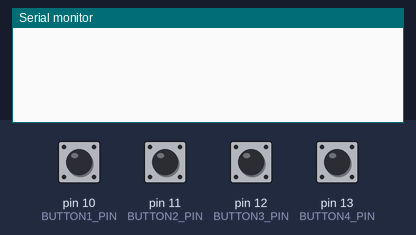
Simulated run of this sketch. Board: Arduino Uno, built with avr-gcc and run on an emulated ATmega328P. On the bench: the last lines printed to the serial monitor. The inputs (shaded band) are chosen by the test bench; at power-on: pin 10 (BUTTON1_PIN), pin 11 (BUTTON2_PIN), pin 12 (BUTTON3_PIN), pin 13 (BUTTON4_PIN) HIGH.

Above: at 1.2 s.
1.3 s: pin 10 (BUTTON1_PIN) pulled LOW for 0.15 s
At 1.7 s:
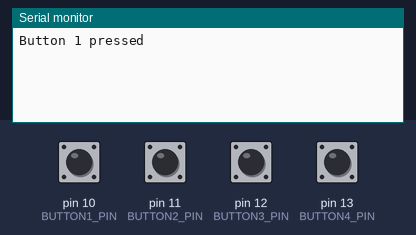
2.9 s: pin 11 (BUTTON2_PIN) pulled LOW for 0.15 s
At 4.1 s:
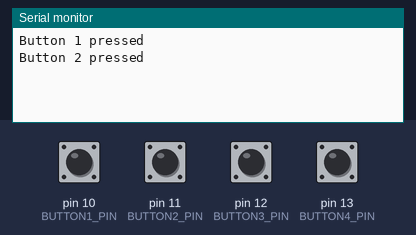
4.5 s: pin 12 (BUTTON3_PIN) pulled LOW for 0.15 s
At 5.4 s:
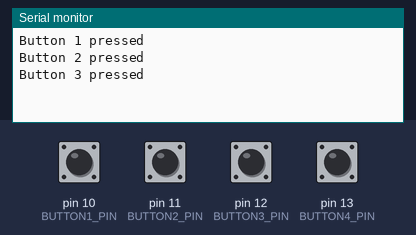
6.1 s: pin 13 (BUTTON4_PIN) pulled LOW for 0.15 s
At 6.8 s:
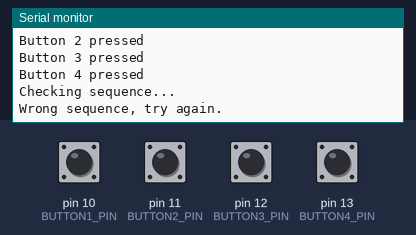
Timing chart, 0 to 8.7 s (numbered marks = the images above; inputs shaded):
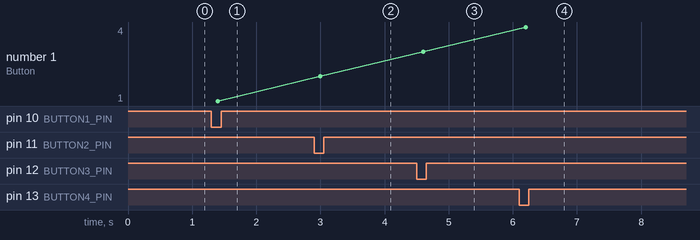

The sketch:

ButtonPuzzle.ino
```cpp
// ------------------------------------------
// PIS Final Arduino Project - Button Puzzle
// ------------------------------------------

// ----- INCLUDES -----
#include <ezButton.h>                       //button library

// ----- DEFINING VARIABLES -----
#define BUTTON_NUM 4                        // the number of buttons

#define BUTTON1_PIN 10                      //pin connected to button 1 (red)
#define BUTTON2_PIN 11                      //pin connected to button 2 (yellow)
#define BUTTON3_PIN 12                      //pin connected to button 3 (green)
#define BUTTON4_PIN 13                      //pin connected to button 4 (blue)
#define BUTTONLED_RED_PIN 2                 //pin connected to button side rgb (red)
#define BUTTONLED_GREEN_PIN 3               //pin connected to button side rgb (green)
#define BUTTONLED_BLUE_PIN 4                //pin connected to button side rgb (blue)

int buttonsPressed[BUTTON_NUM];             //array to store buttons which have been pressed
int buttonCode[BUTTON_NUM] = {1,1,3,4};     //winning code
int buttonCount = 0;                        //counting number of buttons which have been pressed
bool buttonCorrect = false;                 //bool to check if button code entered is correct

ezButton buttonArray[] =                    //array to store butons
{
  ezButton(BUTTON1_PIN),                    //red
  ezButton(BUTTON2_PIN),                    //yellow
  ezButton(BUTTON3_PIN),                    //green
  ezButton(BUTTON4_PIN)                     //blue
};


// ----- RESET BUTTONS FUNCTION -----
void resetButtons()
{
  for (int i = 0; i < BUTTON_NUM; i++)      //loop through buttons
    buttonsPressed[i] = 0;                  //set value to 0

  buttonCount = 0;                          //reset pressed count to 0
}

// ----- RGB COLOR FUNCTION -----
void RGB_color(bool side, int red_light_value, int green_light_value, int blue_light_value)
 {
  if (side){
    analogWrite(BUTTONLED_RED_PIN, red_light_value);      //write to red pin
    analogWrite(BUTTONLED_GREEN_PIN, green_light_value);  //write to green pin
    analogWrite(BUTTONLED_BLUE_PIN, blue_light_value);    //write to blue pin
  }
  // else{
  //   analogWrite(red_light_pin, red_light_value);        //___________________UPDATE THESE PINS TO MATCH DIAL CODE___________________
  //   analogWrite(green_light_pin, green_light_value);
  //   analogWrite(blue_light_pin, blue_light_value);
  // }
}

// ----- SETUP -----
void setup() {
  Serial.begin(9600);                       //begin serial connection

  for (int i = 0; i < BUTTON_NUM; i++) {    //debounce all buttons
    buttonArray[i].setDebounceTime(100);    //set debounce time to 100 milliseconds
  }
}


// ----- LOOP -----
void loop()
{
  //win state for button code
  if(buttonCorrect)
  {
    RGB_color(true, 0, 255, 0);
  }

  //ongoing state for button code
  else
  {
    for (int i = 0; i < BUTTON_NUM; i++)      //for each button
    {
      buttonArray[i].loop();                  //call loop()

      if (buttonArray[i].isPressed())         //if a button is pressed
      {
        Serial.print("Button ");              //print to serial
        Serial.print(i + 1);
        Serial.println(" pressed");

        // RGB_color(true, 255, 255, 255);    //flash LED white
        // delay(500);                           //wait to turn off led
        // RGB_color("right", 0,0,0);            //turn off led

        if (buttonCount < BUTTON_NUM)                   //if less than 4 buttons have been pressed
        {
          buttonsPressed[buttonCount] = i + 1;          //set buttonsPressed number to the number of the button pressed
          buttonCount++;                                //increment button count
        }

        if (buttonCount == BUTTON_NUM)                  // If all 4 have been pressed, check sequence
        {
          Serial.println("Checking sequence...");       //print to serial

          buttonCorrect = true;                         //set correct to true initially
          for (int j = 0; j < BUTTON_NUM; j++) {        //loop through button code
            if (buttonsPressed[j] != buttonCode[j]) {   //check each against code
              buttonCorrect = false;                    //if they do not match, set to false
              break;                                    //break if proven false
            }
          }

          if (buttonCorrect)                            //if code is correct
          {
            Serial.println("You win!");                 //print win to serial
            // ENTER WIN STATE CODE HERE                //enter win state
          }
          else Serial.println("Wrong sequence, try again.");  //otherwise, print try again

          resetButtons();                               // clear for next attempt
        }
      }
    }
  }


}
```

Measured:
- after the input at 1.3 s, the serial monitor: prints a new line after 0.10 s (image 1)
- after the input at 2.9 s, the serial monitor: prints a new line after 0.10 s (image 2)
- after the input at 4.5 s, the serial monitor: prints a new line after 0.10 s (image 3)
- after the input at 6.1 s, the serial monitor: prints a new line after 0.10 s (image 4)
- plotted number 1: 1 → 2 after the input at 2.9 s, 2 → 3 after the input at 4.5 s, 3 → 4 after the input at 6.1 s
